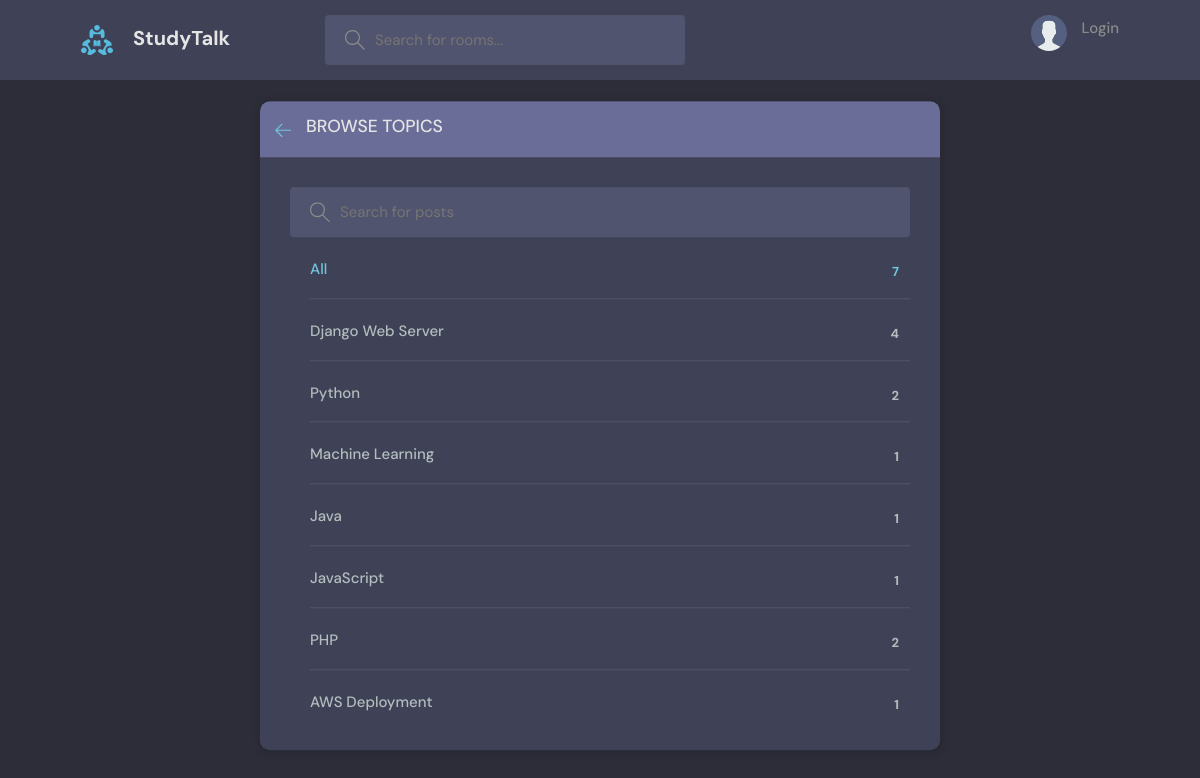
The app's page /topics/, older data.
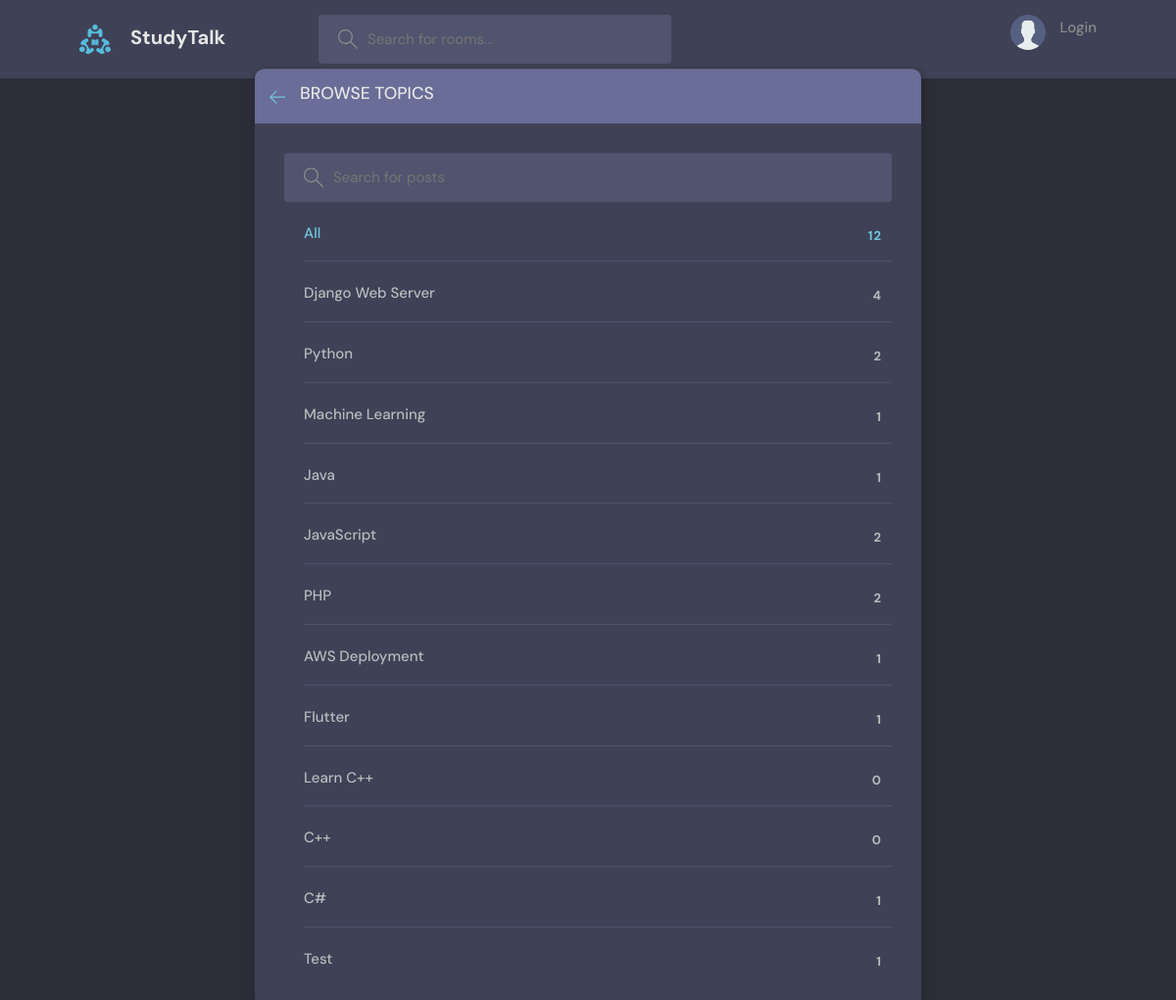
The same page, newer data.
### base/models.py (models this page shows, shortened)
class Topic(models.Model):
    name = models.CharField(max_length=200)

### base/views.py (the view)
# urls.py: path('topics/', views.topicsPage, name='topics'),
def topicsPage(request):
    q = request.GET.get('q') if request.GET.get('q') != None else ''
    topics = Topic.objects.filter(name__icontains=q)
    return render(request, 'base/topics.html', {'topics':topics})

### base/templates/base/topics.html (shortened to what this page needs)
{% extends 'base/main.html' %}
{% block content %}
    <main class="create-room layout">
      <div class="container">
        <div class="layout__box">
          <div class="layout__boxHeader">
            <div class="layout__boxTitle">
              <a href="/">
                <svg version="1.1" xmlns="http://www.w3.org/2000/svg" width="32" height="32" viewBox="0 0 32 32">
                  <title>arrow-left</title>
                  <path
                    d="M13.723 2.286l-13.723 13.714 13.719 13.714 1.616-1.611-10.96-10.96h27.625v-2.286h-27.625l10.965-10.965-1.616-1.607z"
                  ></path>
                </svg>
              </a>
              <h3>Browse Topics</h3>
            </div>
          </div>
          <div class="topics-page layout__body">
            <form class="header__search" action='' method='GET'>
              <label>
                <input name='q' placeholder="Search for posts" />
              </label>
            </form>
            <ul class="topics__list">
              <li>
                <a href="{% url 'topics' %}" class="active">All <span>{{topics.count}}</span></a>
              </li>
              {% for topic in topics %}
                <li>
                  <a href="{% url 'home' %}?q={{topic.name}}">{{topic.name}} <span>{{topic.room_set.all.count}}</span></a>
                </li>
              {% endfor %}
            </ul>
          </div>
        </div>
      </div>
    </main>
    {% endblock content %}

### base/templates/base/main.html (shortened to what this page needs)
<!doctype html>
{% load static %}
<html lang="en">
  <head>
    <link href="https://cdn.jsdelivr.net/npm/bootstrap@5.1.3/dist/css/bootstrap.min.css" rel="stylesheet">
    <link rel="stylesheet" type="text/css"  media='screen' href="{% static 'style/style.css' %}">
  </head>
  <body>
    {% include "base/navbar.html" %}
    {% block content %}
    {% endblock content %}
  </body>
</html>

### base/templates/base/navbar.html (shortened to what this page needs)
{% load static %}
<header class="header header--loggedIn">
  <div class="container">
    <a href="/" class="header__logo">
      <img src="{% static 'images/logo.svg' %}" />
      <h1>StudyTalk</h1>
    </a>
    <form class="header__search" action="{% url 'home' %}" method="GET">
      <label>
        <input  name="q" placeholder="Search for rooms..." />
      </label>
    </form>
    <nav class="header__menu">
      {% if request.user.is_authenticated %}
      <div class="header__user">
        <a href="/">
          <div class="avatar avatar--medium active">
            <img src="{{request.user.avatar.url}}" />
          </div>
          <p>{{request.user.username}} <span>@{{request.user.username}}</span></p>
        </a>
        <button class="dropdown-button">
          <svg version="1.1" xmlns="http://www.w3.org/2000/svg" width="32" height="32" viewBox="0 0 32 32">
            <title>chevron-down</title>
            <path d="M16 21l-13-13h-3l16 16 16-16h-3l-13 13z"></path>
          </svg>
        </button>
      </div>
      {% else %}
      <a href="{% url 'login' %}">
        <img src="{% static 'images/avatar.svg' %}" />
        <p>Login</p>
      </a>
      {% endif %}
    </nav>
  </div>
</header>

### static/style/style.css (style rules this page uses)
:root { --color-main: #71c6dd; --color-main-light: #e1f6fb; --color-dark: #3f4156; --color-dark-medium: #51546e; --color-dark-light: #696d97; --color-light: #e5e5e5; --color-gray: #8b8b8b; --color-light-gray: #b2bdbd; --color-bg: #2d2d39; --color-success: #5dd693; --color-error: #fc4b0b; }
* { font-family: "DM Sans", -apple-system, BlinkMacSystemFont, "Segoe UI", Roboto, Oxygen, Ubuntu, Cantarell, "Open Sans", "Helvetica Neue", sans-serif; margin: 0; padding: 0; box-sizing: border-box; text-rendering: optimizeLegibility; font-size: inherit; }
html { font-size: 56.25%; }
@media only screen and (min-width: 1200px) { html { font-size: 62.5%; } }
body { line-height: 1.6; font-weight: 400; font-size: 1.5rem; color: var(--color-light-gray); background-color: var(--color-bg); min-height: 100vh; }
img { width: 100%; }
a { display: inline-block; color: var(--color-main); text-decoration: none; }
.container { max-width: 120rem; width: 90%; margin: auto; }
.header { padding: 1.5rem; background-color: var(--color-dark); }
.header > .container { display: flex; gap: 9.5rem; }
.header__logo, .header__user { display: flex; gap: 2rem; align-items: center; }
.header__logo > img { height: 3.2rem; width: 3.2rem; }
.header__logo > h1 { font-weight: 700; font-size: 2rem; color: var(--color-light); }
.header__search > label { background-color: var(--color-dark-medium); padding: 1.3rem 1rem; display: flex; align-items: center; gap: 1rem; border-radius: 4px; }
.header__search svg { fill: var(--color-gray); width: 2rem; height: 2rem; margin-left: 1rem; }
.header__search input { width: 30rem; background: transparent; border: none; outline: none; color: var(--color-light); }
.header__menu { margin-left: auto; position: relative; }
.header__menu a { display: flex; gap: 1.5rem; align-items: center; font-weight: 500; text-decoration: none; color: var(--color-gray); }
.header__menu img { height: 3.6rem; }
.header__menu p { line-height: 1.2; }
.layout { margin-top: 2.4rem; }
.layout > .container { display: flex; justify-content: space-between; align-items: flex-start; }
.layout__box { width: 90%; max-width: 48rem; min-height: 40rem; position: absolute; top: 50%; left: 50%; transform: translate(-50%, -46%); background-color: var(--color-dark); border-radius: 1rem; box-shadow: 1px 1px 6px 3px rgba(0, 0, 0, 0.1); overflow: hidden; }
.layout__boxHeader { display: flex; padding: 1.5rem; background-color: var(--color-dark-light); }
.layout__boxTitle { display: flex; gap: 1.5rem; align-items: center; }
.layout__boxTitle h3 { text-transform: uppercase; font-weight: 500; color: var(--color-light); }
.layout__boxTitle svg { width: 1.6rem; height: 1.6rem; fill: var(--color-main); }
.layout__body { margin: 3rem; }
.topics__list { list-style: none; }
.topics__list li a { display: flex; justify-content: space-between; margin-bottom: 3rem; font-weight: 500; color: var(--color-light-gray); transition: all 0.3s ease-in-out; }
.topics__list li a.active, .topics__list li a:hover { color: var(--color-main); }
.topics__list li a span { padding: 0.5rem 1rem; background-color: var(--color-dark); border-radius: 3px; font-size: 1.3rem; font-weight: 700; letter-spacing: 1px; }
.topics-page .topics__list li:not(:last-child) a { margin: 2rem 0; padding-bottom: 1rem; text-decoration: none; border-bottom: 1px solid var(--color-dark-medium); }
.topics-page .header__search { display: block; }
.create-room.layout .layout__box { max-width: 68rem; }

Row changes from the older to the newer data that the page shows:
computed for Topic "JavaScript": room_set.all.count "1" → "2"
added Topic: name "Flutter", room_set.all.count "1"
added Topic: name "Learn C++", room_set.all.count "0"
added Topic: name "C++", room_set.all.count "0"
added Topic: name "C#", room_set.all.count "1"
added Topic: name "Test", room_set.all.count "1"
Text that changed along with them:
{{ topics.count }}: "7" → "12"
